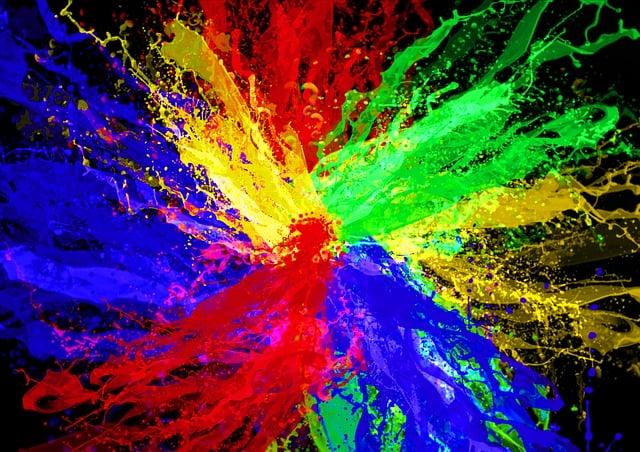
#> input picture OpenCV_project01/Dataset_OpenCvDl_Hw1/Dataset_OpenCvDl_Hw1/Q1_image/rgb.jpg, 640 x 452 px
$ python -i CombinationThreshold.py   (imports and definitions only)
#> lines starting #> are read from the running program, lines starting #| are printed output that depends on the picture; after the words box and inside, x2 and y2 are one past the last pixel; in counts of white or black regions, pixels touching at a corner belong together
#> further down, picture is the input picture: shape (452, 640, 3); mean B, G, R 68.8, 60.7, 79.9
import cv2
import numpy as np

def CombinationThreshold(inputimg):
    gray_image = cv2.cvtColor(inputimg, cv2.COLOR_BGR2GRAY)
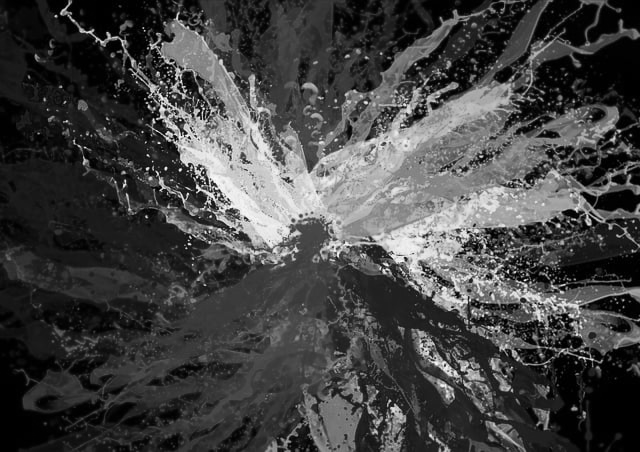
#> gray_image: shape (452, 640); min 0, max 252, mean 67.3
    Sigma = ((3-1)/2 -1)*0.3+0.8
    blur = cv2.GaussianBlur(gray_image, (3,3), Sigma, Sigma)

    # Sobel X filter
    x_image_filter = np.array([[-1, 0, 1], [-2, 0, 2], [-1, 0, 1]])
    x_image = np.zeros_like(blur).astype(np.int32)

    width, height = x_image.shape
#> width = 452; height = 640
    for w in range(width):
        for h in range(height):
            for i in range(-1, 2):
                for j in range(-1, 2):
                    if w+i >= 0 and w+i < width and h+j >= 0 and h+j < height:
                        x_image[w, h] += blur[w+i, h+j] * x_image_filter[i+1, j+1]
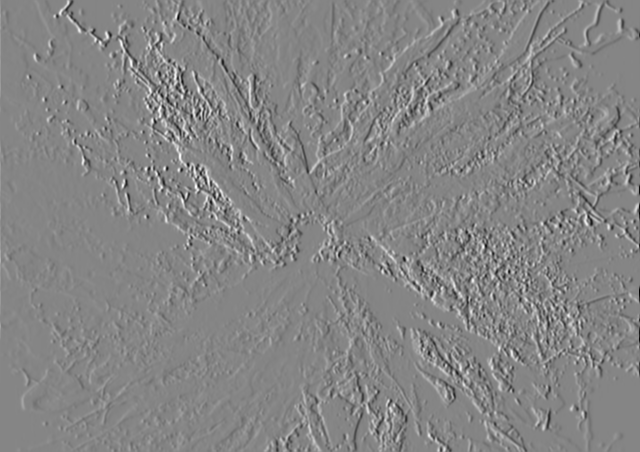
#> x_image: shape (452, 640) int32; min -635, max 581, mean 0.1; drawn with min black and max white

    x_image = np.where(x_image < 0, x_image*-1, x_image)
    x_image = np.where(x_image > 255, 255, x_image)
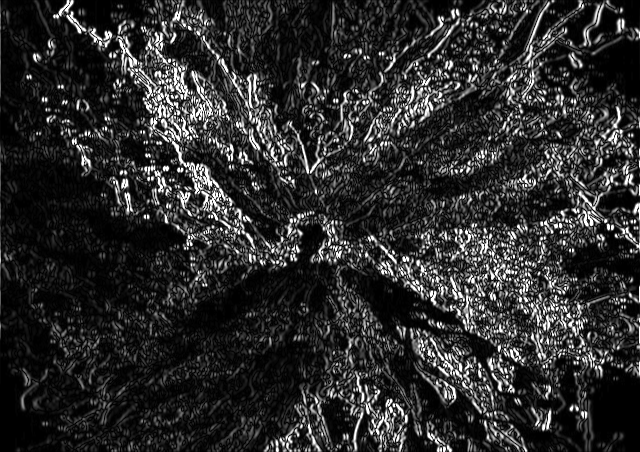
#> x_image: shape (452, 640) int32; min 0, max 255, mean 44.4

    # Sobel Y filter
    y_image_filter = np.array([[-1, -2, -1], [0, 0, 0], [1, 2, 1]])
    y_image = np.zeros_like(blur).astype(np.int32)

    width, height = y_image.shape
    for w in range(width):
        for h in range(height):
            for i in range(-1, 2):
                for j in range(-1, 2):
                    if w+i >= 0 and w+i < width and h+j >= 0 and h+j < height:
                        y_image[w, h] += blur[w+i, h+j] * y_image_filter[i+1, j+1]
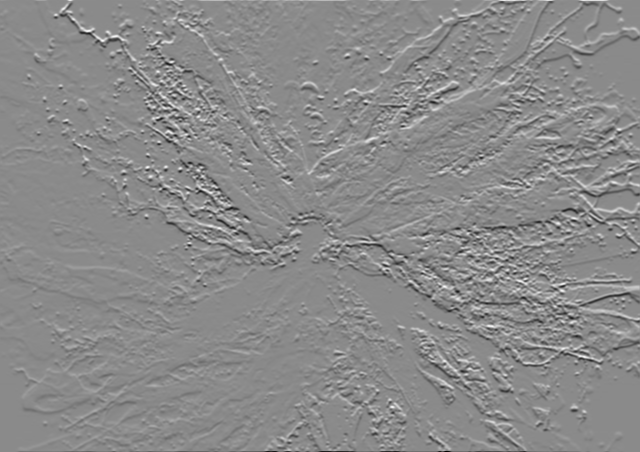
#> y_image: shape (452, 640) int32; min -681, max 573, mean 0.1; drawn with min black and max white

    y_image = np.where(y_image < 0, y_image*-1, y_image)
    y_image = np.where(y_image > 255, 255, y_image)

    # Combination Threshold
    comb_image = np.zeros_like(blur).astype(np.int32)
    comb_image = np.sqrt(x_image**2 + y_image**2)
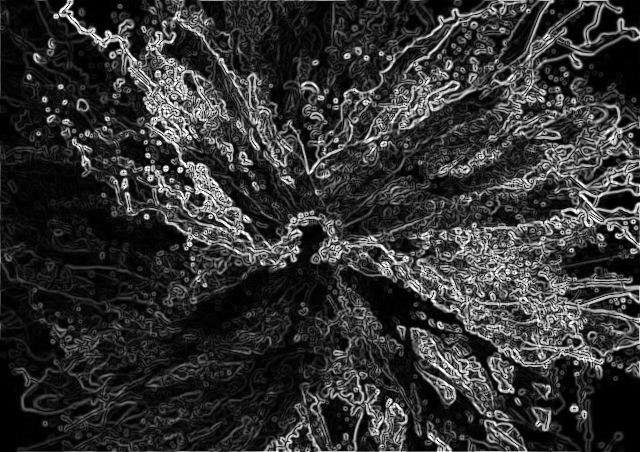
#> comb_image: shape (452, 640) float64; min 0, max 360.6, mean 72.5; drawn with min black and max white

    # normalize comb_image
    comb_image = cv2.normalize(comb_image, None, 0, 255, cv2.NORM_MINMAX)

    # Threshold with 128 and 28
    _, result1 = cv2.threshold(comb_image, 128, 255, cv2.THRESH_BINARY)
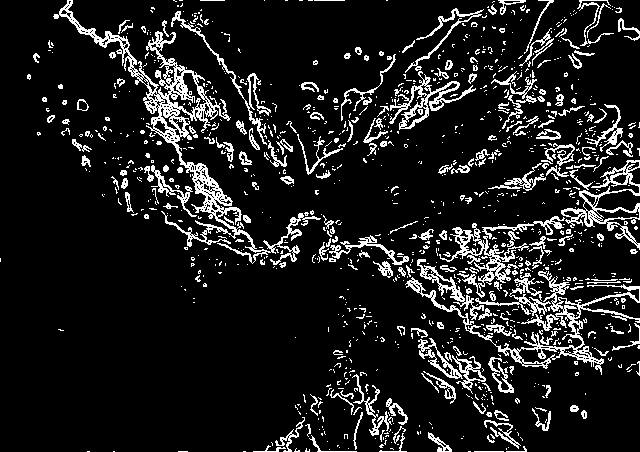
#> result1: shape (452, 640) float64; 11.7% white in thin lines or dots
    _, result2 = cv2.threshold(comb_image, 28, 255, cv2.THRESH_BINARY)
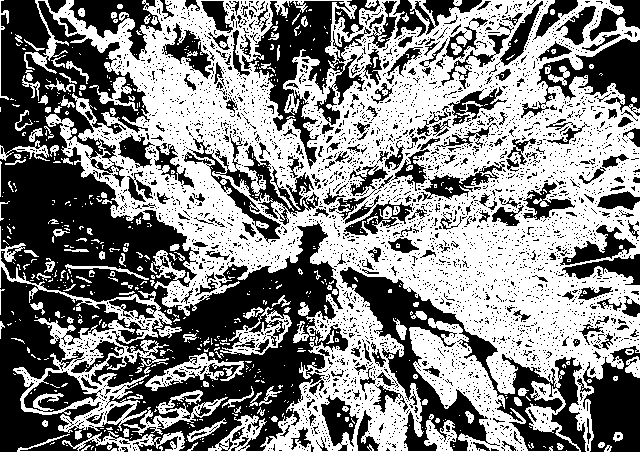
#> result2: shape (452, 640) float64; 52.1% white; 4162 black regions (3914 under 20 px), largest, box (x1, y1, x2, y2) and area: (0, 0, 348, 452) 62715, (340, 267, 586, 452) 11813, (242, 1, 371, 169) 6919

    # show image
    cv2.imshow("Combination_Threshold",comb_image.astype(np.uint8))
    cv2.imshow("Threshold=128",result1.astype(np.uint8))
    cv2.imshow("Threshold=28",result2.astype(np.uint8))
    cv2.waitKey(0)
    cv2.destroyAllWindows()

>>> import cv2
>>> picture = cv2.imread('Dataset_OpenCvDl_Hw1/Dataset_OpenCvDl_Hw1/Q1_image/rgb.jpg')
>>> result = CombinationThreshold(picture)
